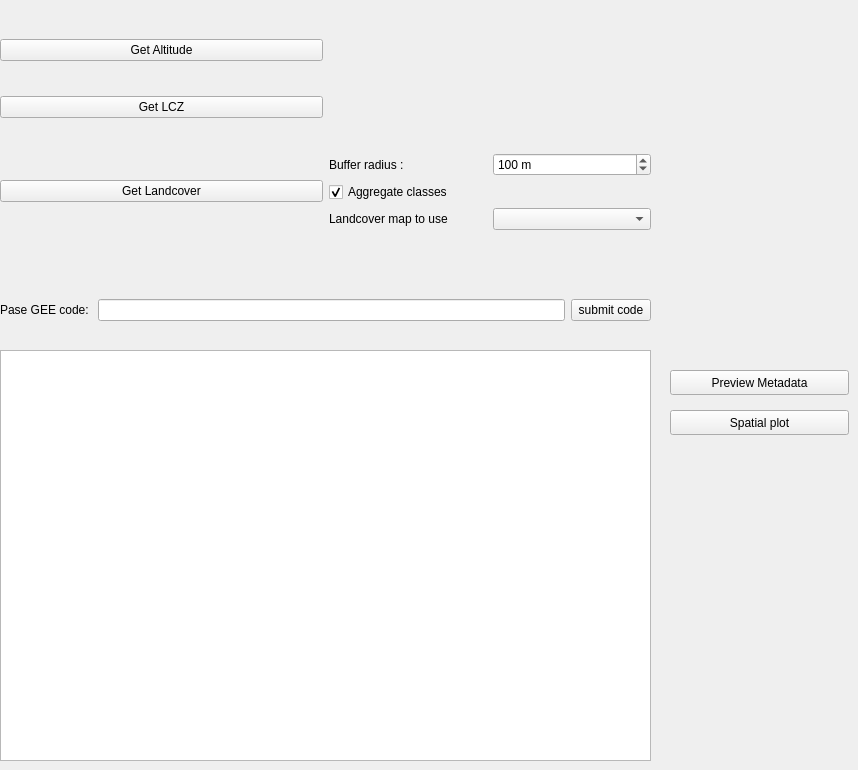
          <widget class="QWidget" name="tab_4">
           <attribute name="title">
            <string>Get Metadata</string>
           </attribute>
           <widget class="QWidget" name="gridLayoutWidget_8">
            <property name="geometry">
             <rect>
              <x>0</x>
              <y>10</y>
              <width>651</width>
              <height>251</height>
             </rect>
            </property>
            <layout class="QGridLayout" name="gridLayout_9">
             <item row="2" column="0">
              <widget class="QPushButton" name="get_landcover">
               <property name="text">
                <string>Get Landcover</string>
               </property>
              </widget>
             </item>
             <item row="1" column="0">
              <widget class="QPushButton" name="get_lcz">
               <property name="text">
                <string>Get LCZ</string>
               </property>
              </widget>
             </item>
             <item row="0" column="0">
              <widget class="QPushButton" name="get_altitude">
               <property name="text">
                <string>Get Altitude</string>
               </property>
              </widget>
             </item>
             <item row="2" column="1">
              <layout class="QGridLayout" name="gridLayout_10">
               <item row="1" column="0">
                <widget class="QCheckBox" name="lc_agg">
                 <property name="text">
                  <string>Aggregate classes</string>
                 </property>
                 <property name="checked">
                  <bool>true</bool>
                 </property>
                </widget>
               </item>
               <item row="0" column="0">
                <widget class="QLabel" name="label_87">
                 <property name="text">
                  <string>Buffer radius : </string>
                 </property>
                </widget>
               </item>
               <item row="0" column="1">
                <widget class="QSpinBox" name="lc_radius">
                 <property name="suffix">
                  <string> m</string>
                 </property>
                 <property name="minimum">
                  <number>10</number>
                 </property>
                 <property name="maximum">
                  <number>5000</number>
                 </property>
                 <property name="singleStep">
                  <number>25</number>
                 </property>
                 <property name="value">
                  <number>100</number>
                 </property>
                </widget>
               </item>
               <item row="2" column="0">
                <widget class="QLabel" name="label_88">
                 <property name="text">
                  <string>Landcover map to use</string>
                 </property>
                </widget>
               </item>
               <item row="2" column="1">
                <widget class="QComboBox" name="lc_map"/>
               </item>
              </layout>
             </item>
            </layout>
           </widget>
           <widget class="QPlainTextEdit" name="prompt_metadata">
            <property name="geometry">
             <rect>
              <x>0</x>
              <y>350</y>
              <width>651</width>
              <height>411</height>
             </rect>
            </property>
           </widget>
           <widget class="QWidget" name="horizontalLayoutWidget_31">
            <property name="geometry">
             <rect>
              <x>0</x>
              <y>270</y>
              <width>651</width>
              <height>80</height>
             </rect>
            </property>
            <layout class="QHBoxLayout" name="horizontalLayout_35">
             <item>
              <widget class="QLabel" name="label_89">
               <property name="text">
                <string>Pase GEE code: </string>
               </property>
              </widget>
             </item>
             <item>
              <widget class="QLineEdit" name="gee_code"/>
             </item>
             <item>
              <widget class="QPushButton" name="gee_submit">
               <property name="text">
                <string>submit code</string>
               </property>
              </widget>
             </item>
            </layout>
           </widget>
           <widget class="QPushButton" name="preview_metadata_2">
            <property name="geometry">
             <rect>
              <x>670</x>
              <y>370</y>
              <width>179</width>
              <height>25</height>
             </rect>
            </property>
            <property name="text">
             <string>Preview Metadata</string>
            </property>
           </widget>
           <widget class="QPushButton" name="spatial_plot">
            <property name="geometry">
             <rect>
              <x>670</x>
              <y>410</y>
              <width>179</width>
              <height>25</height>
             </rect>
            </property>
            <property name="text">
             <string>Spatial plot</string>
            </property>
           </widget>
          </widget>
